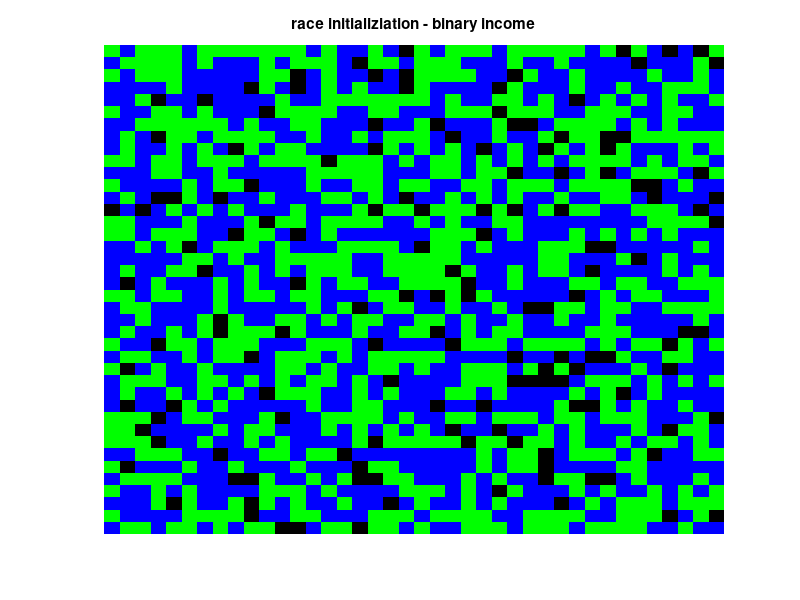

Recreate this plot in MATLAB. (Note: this script raises an error after producing the figure.)
% SYDE 332
% Racial Segregation Model Attempt

% size of grid
n = 40;

% proportion of vacancies
vacanicies_proportion = 0.1;

% number of races
T = 2;

% number of economic brackets
E = 2;

% colors
map = [0 0 0; 1 0 0; 0 1 0; 0 0 1];

% racial dispreference parameter
% minimum fraction of friends that I need to be satisfied
F = 4/8;

max_iterations = 10000;

% initialize
z = zeros(n,n,3);

for i=1:n
    for j=1:n
        if rand > vacanicies_proportion
            z(i,j,1) = randi(T);
            z(i,j,2) = randi(E);
        end
    end
end

[row,col] = find(z(:,:,1)==0);
pos_vacancies = [row col];

figure,
imagesc(z(:,:,1));
colormap(map);
title('race initializiation - binary income');
axis('off');

% figure,
% imagesc(z(:,:,2));
% colormap(map);
% title('economics initializiation');
% axis('off');

% number_of_moves = zeros(1,max_iterations);

%% run simulation
total_neighbours = 8;

for k=1:max_iterations
    x = randperm(n);
    for i=x
        y = randperm(n);
        for j=y
            if z(i,j)~=0
                not_like_me = 0;

                if i~=1 && z(i-1,j) ~= z(i,j) && z(i-1,j) ~=0
                    not_like_me = not_like_me +1;
                end
                if i~=n && z(i+1,j) ~= z(i,j) && z(i+1,j) ~=0
                    not_like_me = not_like_me +1;
                end
                if j~=1 && z(i,j-1) ~= z(i,j) && z(i,j-1) ~=0
                    not_like_me = not_like_me +1;
                end
                if j~=n && z(i,j+1) ~= z(i,j) && z(i,j+1) ~=0
                    not_like_me = not_like_me +1;
                end
                if i~=1 && j~=1 && z(i-1,j-1) ~= z(i,j) && z(i-1,j-1) ~= 0
                    not_like_me = not_like_me +1;
                end
                if i~=1 && j~=n && z(i-1,j+1) ~= z(i,j) && z(i-1,j+1) ~= 0
                    not_like_me = not_like_me +1;
                end
                if i~=n && j~=1 && z(i+1,j-1) ~= z(i,j) && z(i+1,j-1) ~= 0
                    not_like_me = not_like_me +1;
                end
                if i~=n && j~=n && z(i+1,j+1) ~= z(i,j) && z(i+1,j+1) ~= 0
                    not_like_me = not_like_me +1;
                end
                
                friends = total_neighbours - not_like_me;
                
                % can I want to move because of race and I can move!
                if friends/total_neighbours < F && z(i,j,2) == 2

%                     new_x = randi(n);
%                     new_y = randi(n);
%                     while z(new_x,new_y,1) ~= 0
%                         new_x = randi(n);
%                         new_y = randi(n);
%                     end
% 
%                     z(new_x,new_y,1) = z(i,j,1);
%                     z(new_x,new_y,2) = z(i,j,2);
%                     z(i,j,1) = 0;
%                     z(i,j,2) = 0;
%                     number_of_moves(k) = number_of_moves(k) + 1;
                    
                    idx = randperm(length(pos_vacancies));
                    
                    p = 1;
                    
                    new_x = pos_vacancies(idx(p),1);
                    new_y = pos_vacancies(idx(p),2);

                    z(new_x,new_y) = z(i,j);
                    z(i,j) = 0;
                    number_of_moves(k) = number_of_moves(k) + 1;
                    pos_vacancies(idx(p),1) = i;
                    pos_vacancies(idx(p),2) = j;

                end
            end

        end
    end
    
    imagesc(z);
    colormap(map);
    axis('off');
    pause(0.1);
            
    if number_of_moves(k) == 0
        disp('number of iterations to convergence: ')
        disp(k);
        disp('total number of moves to convergence: ')
        disp(sum(number_of_moves))
        break;
    end
    
    % determine segregation index
    SAME = [];

    for i=1:n
        for j=1:n

            race = z(i,j,1);
            s = 0;

            % Check that z(i,j,1) isn't a vacancy
            if race
                num_neighbours = 0;

                if i > 1 
                    if z(i-1,j,1) == race
                        s = s + 1;
                    end
                    
                    if z(i-1,j,1)
                        num_neighbours = num_neighbours + 1;
                    end
                    
                    if j > 1 
                        if z(i-1,j-1,1) == race
                            s = s + 1;
                        end
                        
                        if z(i-1,j-1,1)
                            num_neighbours = num_neighbours + 1;
                        end
                    end
                    
                    if j < n 
                        if z(i-1, j+1, 1) == race
                            s = s + 1;
                        end
                        
                        if z(i-1, j+1, 1)
                            num_neighbours = num_neighbours + 1;
                        end
                    end
                end

                if i < n 
                    if z(i+1,j,1) == race
                        s = s + 1;
                    end
                    
                    if z(i+1, j, 1)
                        num_neighbours = num_neighbours + 1;
                    end
                    
                    if j > 1 
                        if z(i+1,j-1,1) == race
                            s = s + 1;
                        end
                        
                        if z(i+1, j-1, 1)
                            num_neighbours = num_neighbours + 1;
                        end
                    end
                    
                    if j < n
                        if z(i+1, j+1, 1) == race
                            s = s + 1;
                        end
                        
                        if z(i+1, j+1, 1)
                            num_neighbours = num_neighbours + 1;
                        end
                    end
 
                end

                if j > 1 
                    if z(i,j-1,1) == race
                        s = s + 1;
                    end
                    
                    if z(i, j-1, 1)
                        num_neighbours = num_neighbours + 1;
                    end
                end

                if j < n 
                    if z(i,j+1,1) == race
                        s = s + 1;
                    end
                    
                    if z(i, j+1, 1)
                        num_neighbours = num_neighbours + 1;
                    end
                end 
                
            end
            
            SAME(i,j) = s/num_neighbours;
        end
    end
    
    mean(mean(SAME));
    seg_index = [seg_index, (mean(mean(SAME))-0.5)*T*100];
end

figure,
plot(seg_index);
title('Segregation index');
axis([0 inf 0 100]);
xlabel('Iteration'), ylabel('Segregation %');

figure,
imagesc(z(:,:,1));
colormap(map);
axis('off');
title(['Binary model, Sameness ' num2str(sameness*8) '/8']);

% figure,
% imagesc(z(:,:,2));
% colormap(map);
% axis('off');
% title('final by economics');

%% plot number of moves
iterant = 1:max_iterations;
figure,
plot(log10(iterant), log10(number_of_moves));
